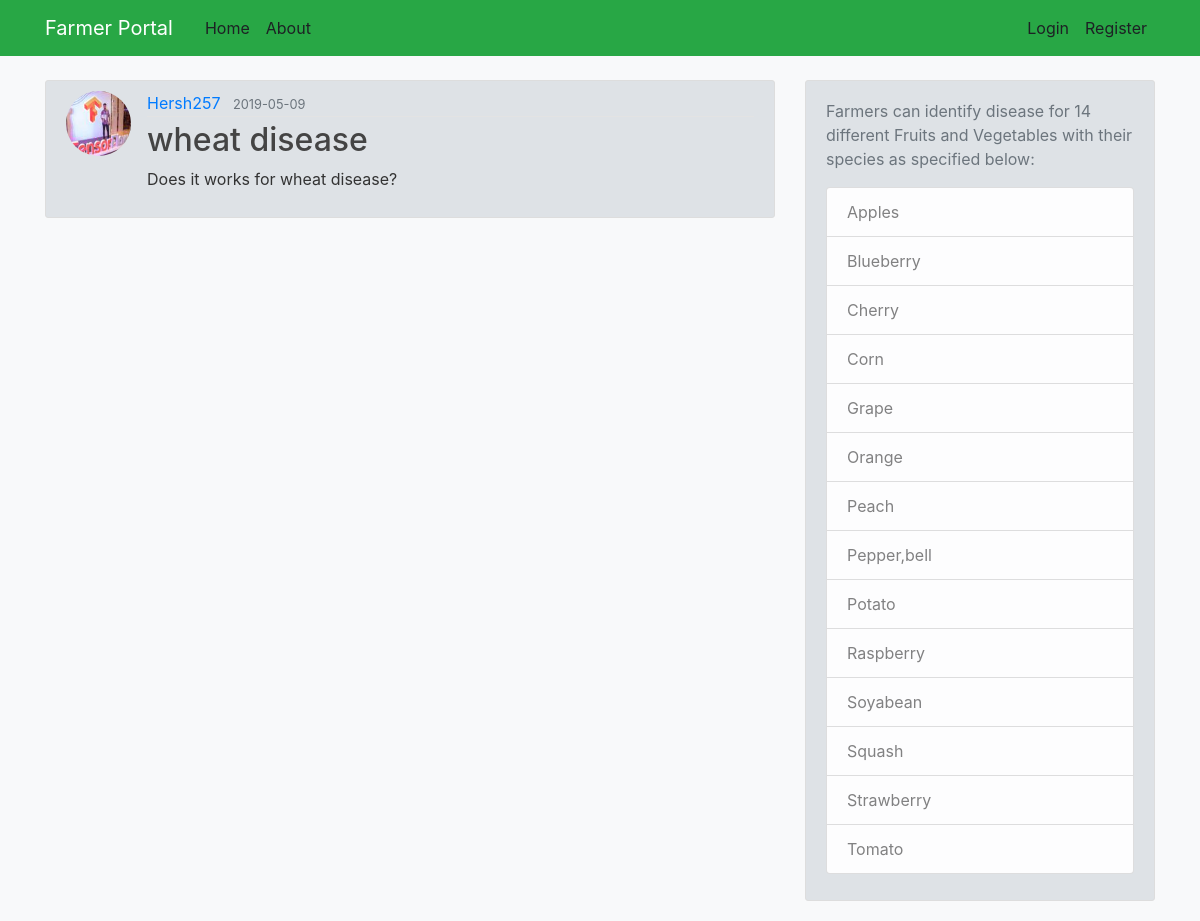
The page /post/2 on the database as committed earlier.
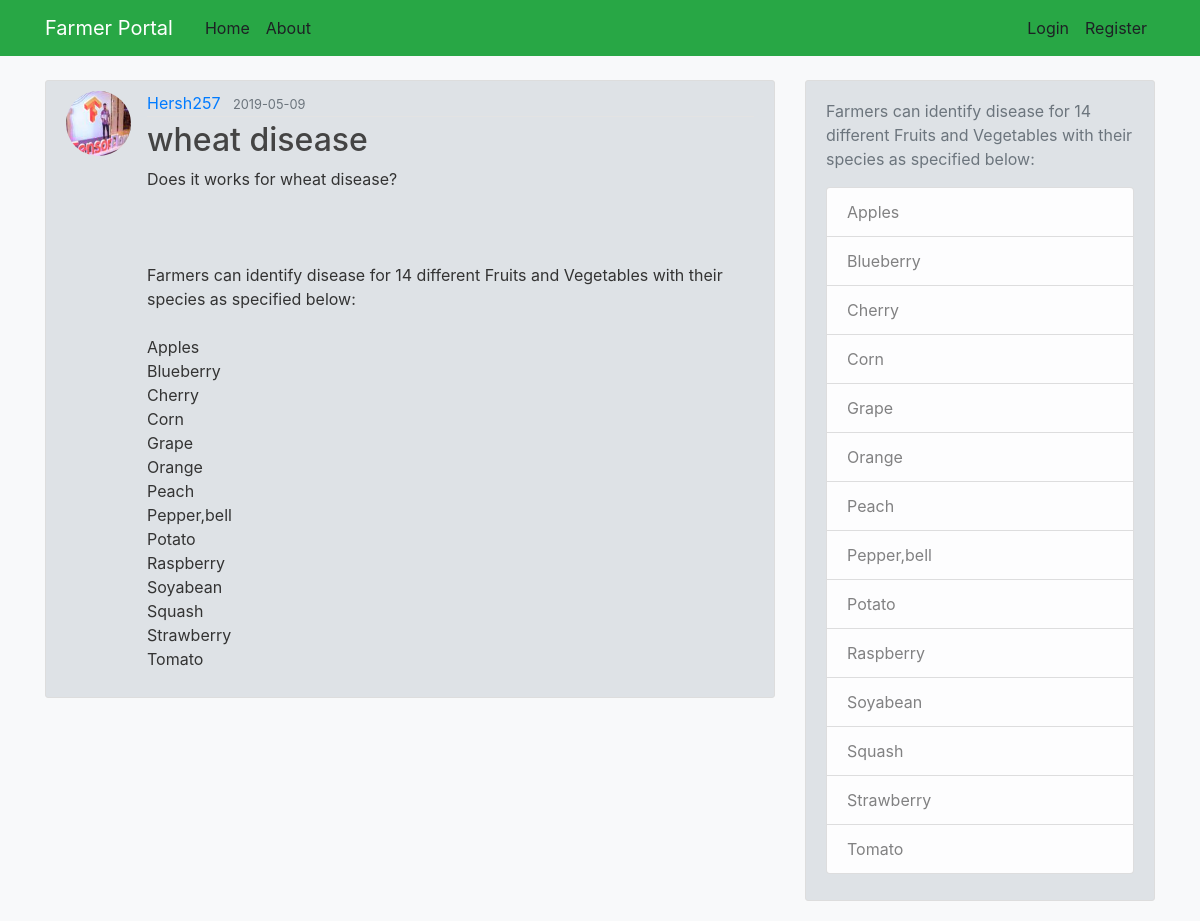
The same page on the database as committed later.
### flaskblog/models.py (models this page shows, shortened)
class User(db.Model, UserMixin):
    id = db.Column(db.Integer, primary_key=True)
    username = db.Column(db.String(20), unique=True, nullable=False)
    email = db.Column(db.String(120), unique=True, nullable=False)
    image_file = db.Column(db.String(20), nullable=False, default='default.png')
    password = db.Column(db.String(60), nullable=False)
    posts = db.relationship('Post', backref='author', lazy='dynamic')

class Post(db.Model):
    id = db.Column(db.Integer, primary_key=True)
    title = db.Column(db.String(100), nullable=False)
    date_posted = db.Column(db.DateTime, nullable=False, default=datetime.utcnow)
    content = db.Column(db.Text, nullable=False)
    user_id = db.Column(db.Integer, db.ForeignKey('user.id'), nullable=False)

### flaskblog/routes.py (the view)
@app.route("/post/<int:post_id>")
def post(post_id):
    post = Post.query.get_or_404(post_id)
    return render_template('post.html', title=post.title, post=post)

### flaskblog/templates/post.html (shortened to what this page needs)
{% extends "layout.html" %}
{% block content %}
  <article class="media content-section">
    <img class="rounded-circle article-img" src="{{ url_for('static', filename='profile_pics/' + post.author.image_file) }}">
    <div class="media-body">
      <div class="article-metadata">
        <a class="mr-2" href="#">{{ post.author.username }}</a>
        <small class="text-muted">{{ post.date_posted.strftime('%Y-%m-%d') }}</small>
      </div>
      <h2 class="article-title">{{ post.title }}</h2>
      <p class="article-content">{{ post.content }}</p>
    </div>
  </article>
{% endblock content %}

### flaskblog/templates/layout.html (shortened to what this page needs)
<!DOCTYPE html>
<html>
<head>
    <link rel="stylesheet" href="https://maxcdn.bootstrapcdn.com/bootstrap/4.0.0/css/bootstrap.min.css">
    <link rel="stylesheet" type="text/css" href="{{ url_for('static', filename='main.css') }}">
</head>
<body>
    <header class="site-header">
      <nav class="navbar navbar-expand-md navbar-dark bg-steel fixed-top">
        <div class="container">
          <a class="navbar-brand mr-4" href="/">Farmer Portal</a>
          <div class="collapse navbar-collapse" id="navbarToggle">
            <div class="navbar-nav mr-auto">
              <a class="nav-item nav-link" href="{{ url_for('home') }}">Home</a>
              <a class="nav-item nav-link" href="{{ url_for('about') }}">About</a>
            </div>
            <div class="navbar-nav">
              {% if current_user.is_authenticated %}
                <a class="nav-item nav-link" href="{{ url_for('new_post') }}">Queries</a>
                <a class="nav-item nav-link" href="{{ url_for('account') }}">Your Info</a>
                <a class="nav-item nav-link" href="{{ url_for('logout') }}">Logout</a>
              {% else %}
                <a class="nav-item nav-link" href="{{ url_for('login') }}">Login</a>
                <a class="nav-item nav-link" href="{{ url_for('register') }}">Register</a>
              {% endif %}
            </div>
          </div>
        </div>
      </nav>
    </header>
    <main role="main" class="container">
      <div class="row">
        <div class="col-md-8">
          {% block content %}{% endblock %}
        </div>
        <div class="col-md-4">
          <div class="content-section">
            <p class='text-muted'>Farmers can identify disease for 14 different Fruits and Vegetables with their species as specified below:
              <ul class="list-group">
                <li class="list-group-item list-group-item-light">Apples</li>
                <li class="list-group-item list-group-item-light">Blueberry</li>
                <li class="list-group-item list-group-item-light">Cherry</li>
                <li class="list-group-item list-group-item-light">Corn</li>
                <li class="list-group-item list-group-item-light">Grape</li>
                <li class="list-group-item list-group-item-light">Orange</li>
                <li class="list-group-item list-group-item-light">Peach</li>
                <li class="list-group-item list-group-item-light">Pepper,bell</li>
                <li class="list-group-item list-group-item-light">Potato</li>
                <li class="list-group-item list-group-item-light">Raspberry</li>
                <li class="list-group-item list-group-item-light">Soyabean</li>
                <li class="list-group-item list-group-item-light">Squash</li>
                <li class="list-group-item list-group-item-light">Strawberry</li>
                <li class="list-group-item list-group-item-light">Tomato</li>
              </ul>
            </p>
          </div>
        </div>
    </main>
</body>
</html>

### flaskblog/static/main.css (style rules this page uses)
body { background: #f8f9fa ; color: #333333; margin-top: 5rem; }
h1, h2, h3, h4, h5, h6 { color: #444444; }
.bg-steel { background-color: #28a745; }
.site-header .navbar-nav .nav-link { color: #1d2124; }
.content-section { background: #dee2e6; padding: 10px 20px; border: 1px solid #dddddd; border-radius: 3px; margin-bottom: 20px; }
.article-title { color: #444444; }
.article-content { white-space: pre-line; }
.article-img { height: 65px; width: 65px; margin-right: 16px; }
.article-metadata { padding-bottom: 1px; margin-bottom: 4px; border-bottom: 1px solid #e3e3e3 }

Rows that differ between the two databases and show on the page:
changed Post "wheat disease": content "Does it works for wheat disease?" → "Does it works for wheat disease? Farmers can identify disease for 14 different Fruits and Vegetables with their species as specified below: Apples Blueberry Cherry Corn Grape Orange Peach Pepper,bell Potato Raspberry Soyabean Squash Strawberry Tomato"
